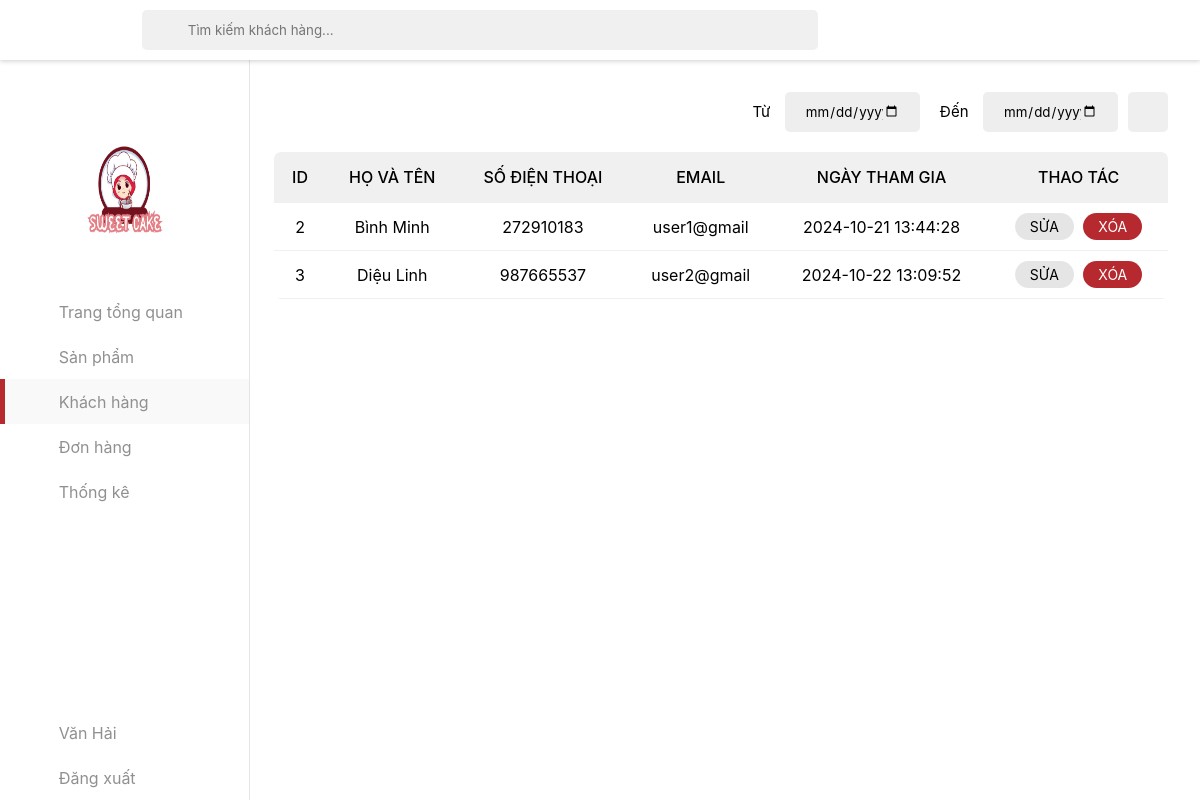
Screenshot of /adminkhachhang.php (signed in) with the database file from the repository.
### tables this page shows
CREATE TABLE `user` (
  `UserID` int(11) NOT NULL,
  `Fullname` varchar(50) NOT NULL,
  `Username` varchar(50) NOT NULL,
  `Password` varchar(50) NOT NULL,
  `Created_time` datetime NOT NULL,
  `UserRole` varchar(2) NOT NULL,
  `Phone` int(11) NOT NULL,
  `Email` varchar(11) NOT NULL
);

### adminkhachhang.php (the view, shortened to what this page needs)
<?php
$servername = "localhost";
$username = "root";
$password = "";
$dbname = "shopbanh";
$conn = new mysqli($servername, $username, $password, $dbname);
$conn->set_charset("utf8");
$fullname = isset($_SESSION['fullname']) ? $_SESSION['fullname'] : '';
$username = $_SESSION['username'];
if (empty($fullname)) {
    $stmt = $conn->prepare("SELECT FullName FROM user WHERE Username = ? AND userrole = 1");
    $stmt->bind_param("s", $username);
    $stmt->execute();
    $result = $stmt->get_result();
    if ($result->num_rows > 0) {
        $user = $result->fetch_assoc();
        $fullname = $user['FullName'];
    } else {
        $fullname = "Admin";
    }
}
$search = isset($_GET['search']) ? $_GET['search'] : '';
$sql = "SELECT userid, fullname, phone, email, created_time FROM user WHERE userrole = 2";
$result = $conn->query($sql);
?>
<!DOCTYPE html>
<html lang="vi">
<head>
    <link rel="stylesheet" href="assets/css/admin.css">
    <link rel="stylesheet" href="./assets/css/toast-message.css">
    <link href="./assets/font/font-awesome-pro-v6-6.2.0/css/all.min.css" rel="stylesheet" type="text/css" />
    <link rel="stylesheet" href="./assets/css/admin-responsive.css">
</head>
<body>
    <header class="header">
        <button class="menu-icon-btn">
            <div class="menu-icon">
                <i class="fa-regular fa-bars"></i>
            </div>
        </button>
    </header>
    <div class="container">
        <aside class="sidebar open">
            <div class="top-sidebar">
                <a href="#" class="channel-logo"><img src="./assets/img/logo.png" alt="Channel Logo"></a>
            </div>
            <div class="middle-sidebar">
                <ul class="sidebar-list">
                    <li class="sidebar-list-item tab-content">
                        <a href="admin.php" class="sidebar-link">
                            <div class="sidebar-icon"><i class="fa-light fa-house"></i></div>
                            <div class="hidden-sidebar">Trang tổng quan</div>
                        </a>
                    </li>
                    <li class="sidebar-list-item tab-content">
                        <a href="adminsp.php" class="sidebar-link">
                            <div class="sidebar-icon"><i class="fa-light fa-pot-food"></i></div>
                            <div class="hidden-sidebar">Sản phẩm</div>
                        </a>
                    </li>
                    <li class="sidebar-list-item tab-content active">
                        <a href="adminkhachhang.php" class="sidebar-link">
                            <div class="sidebar-icon"><i class="fa-light fa-users"></i></div>
                            <div class="hidden-sidebar">Khách hàng</div>
                        </a>
                    </li>
                    <li class="sidebar-list-item tab-content">
                        <a href="admindonhang.php" class="sidebar-link">
                            <div class="sidebar-icon"><i class="fa-light fa-basket-shopping"></i></div>
                            <div class="hidden-sidebar">Đơn hàng</div>
                        </a>
                    </li>
                    <li class="sidebar-list-item tab-content">
                        <a href="adminthongke.php" class="sidebar-link">
                            <div class="sidebar-icon"><i class="fa-light fa-chart-simple"></i></div>
                            <div class="hidden-sidebar">Thống kê</div>
                        </a>
                    </li>
                </ul>
            </div>
            <div class="bottom-sidebar">
                <ul class="sidebar-list">
                    <li class="sidebar-list-item user-logout">
                        <a href="account.php" class="sidebar-link">
                            <div class="sidebar-icon"><i class="fa-light fa-circle-user"></i></div>
                            <div class="hidden-sidebar" id="name-acc"><?php echo htmlspecialchars($fullname); ?></div>
                        </a>
                    </li>
                    <li class="sidebar-list-item user-logout">
                        <a href="dxuat.php" class="sidebar-link" id="logout-acc">
                            <div class="sidebar-icon"><i class="fa-light fa-arrow-right-from-bracket"></i></div>
                            <div class="hidden-sidebar">Đăng xuất</div>
                        </a>
                    </li>
                </ul>
            </div>
        </aside>
        <main class="content">
            <div class="section">
                <div class="admin-control">
                    <div class="admin-control-center">
                        <form action="" method="get" class="form-search">
                            <span class="search-btn"><i class="fa-light fa-magnifying-glass"></i></span>
                            <input id="form-search-user" name="search" type="text" class="form-search-input" placeholder="Tìm kiếm khách hàng..." value="<?php echo htmlspecialchars($search); ?>">
                        </form>
                    </div>
                    <div class="admin-control-right">
                        <form action="" class="fillter-date">
                            <div>
                                <label for="time-start">Từ</label>
                                <input type="date" class="form-control-date" id="time-start-user" onchange="showUser()">
                            </div>
                            <div>
                                <label for="time-end">Đến</label>
                                <input type="date" class="form-control-date" id="time-end-user" onchange="showUser()">
                            </div>
                        </form>
                        <button class="btn-reset-order" onclick="cancelSearchUser()"><i class="fa-light fa-arrow-rotate-right"></i></button>
                    </div>
                </div>
                <div class="table">
                    <table width="100%">
                        <thead>
                            <tr>
                                <td>ID</td>
                                <td>Họ và tên</td>
                                <td>Số điện thoại</td>
                                <td>Email</td>
                                <td>Ngày tham gia</td>
                                <td>Thao tác</td>
                            </tr>
                        </thead>
                        <tbody id="show-user">
    <?php
        if ($result->num_rows > 0) {
            while($row = $result->fetch_assoc()) {
                echo "<tr>
                        <td>" . htmlspecialchars($row['userid']) . "</td>
                        <td>" . htmlspecialchars($row['fullname']) . "</td>
                        <td>" . htmlspecialchars($row['phone']) . "</td>
                        <td>" . htmlspecialchars($row['email']) . "</td>
                        <td>" . htmlspecialchars($row['created_time']) . "</td>
                        <td>
                            <button class='btn-edit' onclick='editUser(" . $row['userid'] . ")'>Sửa</button>
                            <a href='?delete_user=" . $row['userid'] . "' onclick='return confirm(\"Bạn có chắc chắn muốn xóa người dùng này?\");'>
                                <button class='btn-delete'>Xóa</button>
                            </a>
                        </td>
                    </tr>";
            }
        } else {
            echo "<tr><td colspan='6'>Không có dữ liệu</td></tr>";
        }
    ?>
</tbody>
                    </table>
                </div>
            </div>
        </main>
    </div>
</body>
</html>

### assets/css/admin-responsive.css (style rules this page uses)
:root { --red: #B5292F; --lightest-gray: rgb(249, 249, 249); }
@media only screen and (max-width: 1200px) { .admin-control-center { margin: 1rem -1rem; width: 25rem; } }
@media only screen and (max-width: 1200px) { #tinh-trang,.form-control-date { width: 135px; } }
@media only screen and (max-width: 1200px) { .btn-reset-order { height: 40px; margin-top: 0px; } }
@media only screen and (max-width: 1200px) { .header { z-index: 100; display: flex; } }
@media only screen and (max-width: 1200px) { .form-search { position: fixed; left: 60px; top: 10px; width: 70%; z-index: 101; } }
@media only screen and (max-width: 1200px) { .sidebar { height: calc(100vh - var(--header-height)); top: var(--header-height); } }

### rows the page displays
user: Fullname "Văn Hải"
user: UserID "2", Fullname "Bình Minh", Phone "272910183", Email "user1@gmail", Created_time "2024-10-21 13:44:28"
user: UserID "3", Fullname "Diệu Linh", Phone "987665537", Email "user2@gmail", Created_time "2024-10-22 13:09:52"
